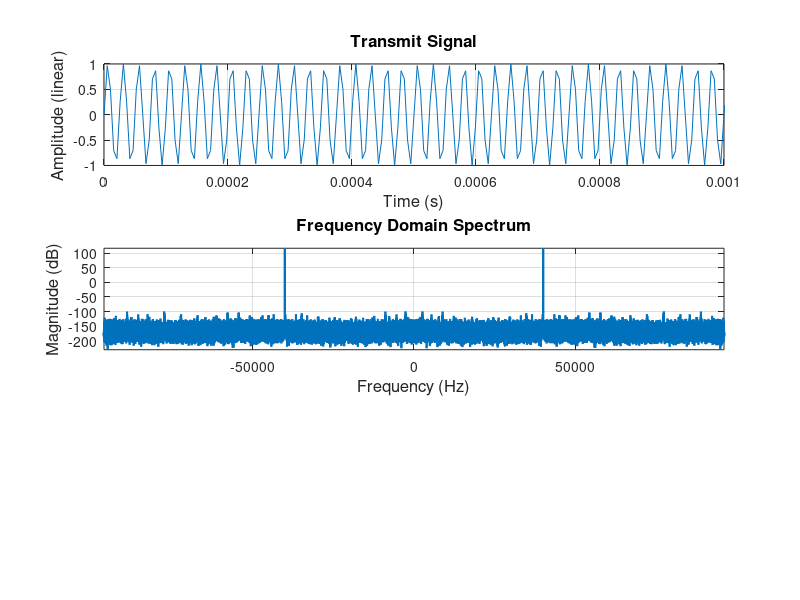

MATLAB code for this plot: (Note: this script raises an error after producing the figure.)
%% Clear variables, close figures, and clear command window
clear all;
close all;
clc;

%% Define constants and parameters
SpeedSoundWave_ms = 343;            % [m/s]  -> Speed of sound
Fc_Hz = 40e3;                       % [Hz]   -> Carrier frequency
TimeDuration_s = 7;                 % [s]    -> Signal duration
Fs = 192e3;                         % [Hz]   -> Sampling rate
Ts = 1/Fs;                          % Sampling period
t = 0:Ts:(TimeDuration_s-Ts);       % Time vector for pulse
N = length(t);                      % Number of samples
lambda = SpeedSoundWave_ms/Fc_Hz;   % Wavelength

%% Generate the transmit signal
TxSignal = sin(2*pi*Fc_Hz*t);       % 40 kHz sine wave

%% Play out transmit signal through the speakers
soundsc(TxSignal, Fs, 24);          % Transmit the signal

%% Plot the transmit signal
figure; 
axes('fontsize', 12);
subplot(3,1,1);                     % Subplot 1 of 3
plot(t, TxSignal);                  % Plot transmit signal
xlabel('Time (s)', 'fontsize', 12);
xlim([0 0.001]);                    % Limit x-axis to first 1 ms
ylabel('Amplitude (linear)', 'fontsize', 12);
title('Transmit Signal', 'fontsize', 12);
grid on;

%% FFT and Frequency Domain Analysis
Y = fft(TxSignal);                  % FFT of the signal
Y_shifted = fftshift(Y);            % Shift zero-frequency component to center
f_fft_shifted = (-N/2:N/2-1)*(Fs/N); % Frequency vector with negative frequencies
Y_mag_shifted = abs(Y_shifted);     % Magnitude of shifted FFT
Y_dB_shifted = 20*log10(Y_mag_shifted + eps); % Magnitude in dB

%% Plot the signal in the frequency domain
subplot(3,1,2);                     % Subplot 2 of 3
plot(f_fft_shifted, Y_dB_shifted, 'LineWidth', 1.5);
xlabel('Frequency (Hz)', 'fontsize', 12);
ylabel('Magnitude (dB)', 'fontsize', 12);
title('Frequency Domain Spectrum', 'fontsize', 12);
grid on;
axis tight;

%% Record received samples from the microphone
RecLength_samples = length(TxSignal);
RecLength_s = RecLength_samples / Fs;
recObj = audiorecorder(Fs, 24, 1);
recordblocking(recObj, RecLength_s);    % Record audio for the same duration
RX_signal_rec = transpose(getaudiodata(recObj));  % Store recorded audio signal

% Save recorded data (uncomment to save)
 save_directory = 'Saved_data\max';
save(save_directory, 'RX_signal_rec');

%% Simulated data 
 %v = 10; % m/s
%Fd_Hz = 2*v/lambda;
%disp(Fd_Hz); 
 %RX_signal_sim = 1*sin(2*pi*Fc_Hz*t) + 1.5; % No hand
 %RX_signal_sim = sin(2*pi*Fc_Hz*t) + 1*sin(2*pi*(Fc_Hz + Fd_Hz)*t) + 1.5; % Hand moving
 %RX_signal_rec = RX_signal_sim;
 %RX_signal_i = RX_signal_rec .* sin(2*pi*Fc_Hz*t);
 %RX_signal_Q = RX_signal_rec .* cos(2*pi*Fc_Hz*t);



%% Walking
%filename = 'Saved_data\walk_towards_slow.mat';
%filename = 'Saved_data\walk_towards_fast';
%filename = 'Saved_data\walk_away_slow';
%filename = 'Saved_data\walk_away_fast';

%% Ball
%filename = 'Saved_data\ball_towards_slow';
%filename = 'Saved_data\ball_towards_medium';
%filename = 'Saved_data\ball_towards_fast';

%% Car 
%filename = 'Saved_data\car_10';
%filename = 'Saved_data\car_20';
%filename = 'Saved_data\car_30';
%filename = 'Saved_data\car_40';


%%Other
filename = "hand_back&forward.mat";
%filename = "hand_forward&back.mat";
%filename = "hand_forward_slow.mat";
%filename = "person_fast_medium.mat";
%filename = "person_forward_medium.mat";
%filename = "person_forward_slow.mat";
%load(filename); 
%t = (0:length(RX_signal_rec)-1) / Fs;

%% Apply band-stop (notch) filter around 40 kHz
Order_bandstop = 4;                      % Filter order
Fc_lower = 39.8e3;                       % Lower cutoff frequency
Fc_higher = 40.2e3;                      % Higher cutoff frequency
[b_NF, a_NF] = butter(Order_bandstop, [Fc_lower/(Fs/2) Fc_higher/(Fs/2)], 'stop');
RX_signal_rec_NF = filtfilt(b_NF, a_NF, RX_signal_rec);

%% Baseband shifting
RX_signal_i = RX_signal_rec_NF .* sin(2*pi*Fc_Hz*t);
RX_signal_Q = RX_signal_rec_NF .* cos(2*pi*Fc_Hz*t);

%% Design and apply a low-pass filter
Fc_lowpass = 40e3;                     % [Hz] Cutoff frequency
Order = 10;                            % Filter order
[lp_b, lp_a] = butter(Order, Fc_lowpass/(Fs/2), 'low');  % Design low-pass filter
RX_signal_i_filtered = filtfilt(lp_b, lp_a, RX_signal_i);
RX_signal_Q_filtered = filtfilt(lp_b, lp_a, RX_signal_Q);

%% Combine the filtered signals into a complex signal
RX_signal = complex(RX_signal_i_filtered, RX_signal_Q_filtered);

%% Plot the received signal
subplot(3,1,3);                        % Subplot 3 of 3
plot(t, (RX_signal_rec));               % Plot the received signal
xlabel('Time (s)', 'fontsize', 12);
xlim([0 0.001]);                       % Limit x-axis to first 1 ms
ylabel('Amplitude (linear)', 'fontsize', 12);
title('Received Signal', 'fontsize', 12);
grid on;

%% Spectrogram of the received signal
frame_length = 4096 ;%1024;                   % Frame length for spectrogram
%overlap = frame_length / 2;            % 50% overlap between frames
%overlap = round(frame_length * 0.6);  % 60% overlap
overlap = round(frame_length * 0.8);  % 80% overlap
%overlap = round(frame_length * 0.9);  % 90% overlap
%overlap = round(frame_length * 0.98);  % 90% overlap

window = hamming(frame_length)';       % Hamming window
num_frames = floor((length(RX_signal) - frame_length) / (frame_length - overlap)) + 1;
spectrogram_matrix = zeros(frame_length, num_frames);
timevector_s = (0:length(RX_signal)-1) * (1/Fs);
TimeAxis_s = zeros(1, num_frames);

% Calculate FFT for each frame and fill the spectrogram matrix
for i = 1:num_frames
    start_index = (i - 1) * (frame_length - overlap) + 1;
    end_index = start_index + frame_length - 1;
    if end_index > length(RX_signal), break; end
    frame = RX_signal(start_index:end_index);          % Extract frame
    windowed_frame = frame .* window;                  % Apply window
    fft_frame = fftshift(fft(windowed_frame));         % Perform FFT and shift
    spectrogram_matrix(:, i) = fft_frame(1:frame_length);  % Store FFT result
    TimeAxis_s(i) = (timevector_s(start_index) + timevector_s(end_index))/2;
end

%% Frequency axis for spectrogram plot
FrequencyAxis_Hz = (-frame_length/2:1:(frame_length/2-1)) * (Fs/frame_length);

%% Plot spectrogram of received signal
figure;
imagesc(TimeAxis_s, FrequencyAxis_Hz, 20*log10(abs(spectrogram_matrix)));
xlabel('Time (s)', 'fontsize', 12);
ylabel('Frequency (Hz)', 'fontsize', 12);
title('Spectrogram of Received Signal', 'fontsize', 12);
axis xy;                               % y-axis increases from bottom to top
colormap('jet');
colorbar;

%% Plot the velocity spectrogram (zoomed-in)
maxSpeed_m_s = 15;
minSpeed_m_s = -15;
VelocityAxis_Hz = FrequencyAxis_Hz * lambda / 2; 
Velocity_Idx = find((VelocityAxis_Hz <= maxSpeed_m_s) & (VelocityAxis_Hz >= minSpeed_m_s));
VelocityAxis_Hz_subset = VelocityAxis_Hz(Velocity_Idx);
spectrogram_matrix_SubSet = spectrogram_matrix(Velocity_Idx, :);
spectrogram_matrix_SubSet = abs(spectrogram_matrix_SubSet) / max(max(abs(spectrogram_matrix_SubSet))); % Normalize

%% Plot zoomed-in velocity spectrogram
figure;
clims = [-50 0];
imagesc(TimeAxis_s, VelocityAxis_Hz_subset, 20*log10(abs(spectrogram_matrix_SubSet)), clims);
xlabel('Time (s)', 'fontsize', 12);
ylabel('Velocity (m/s)', 'fontsize', 12);
title('Spectrogram of Received Signal', 'fontsize', 12);
grid on;
colorbar;
colormap('jet');
axis xy;

